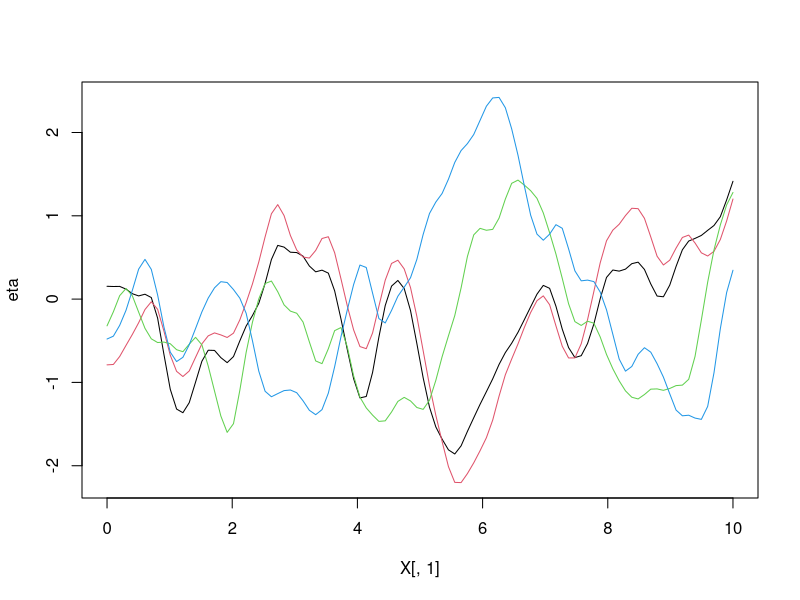
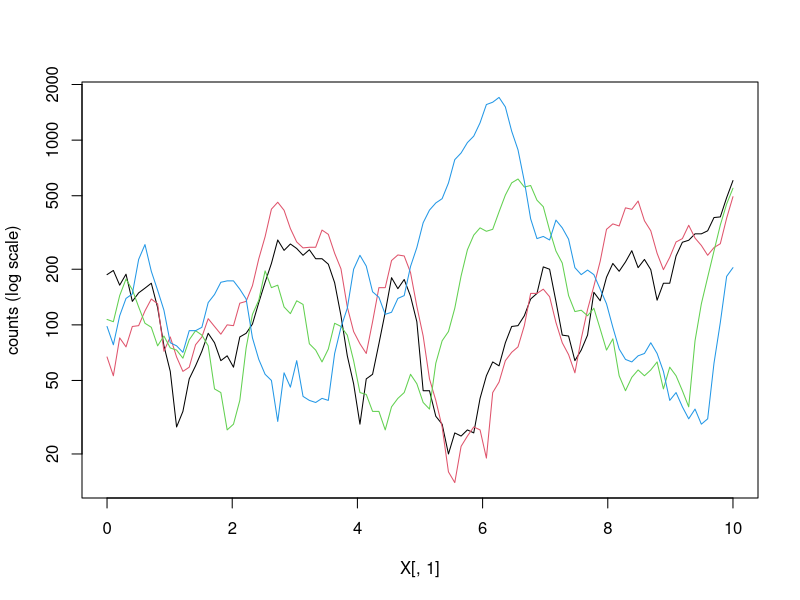
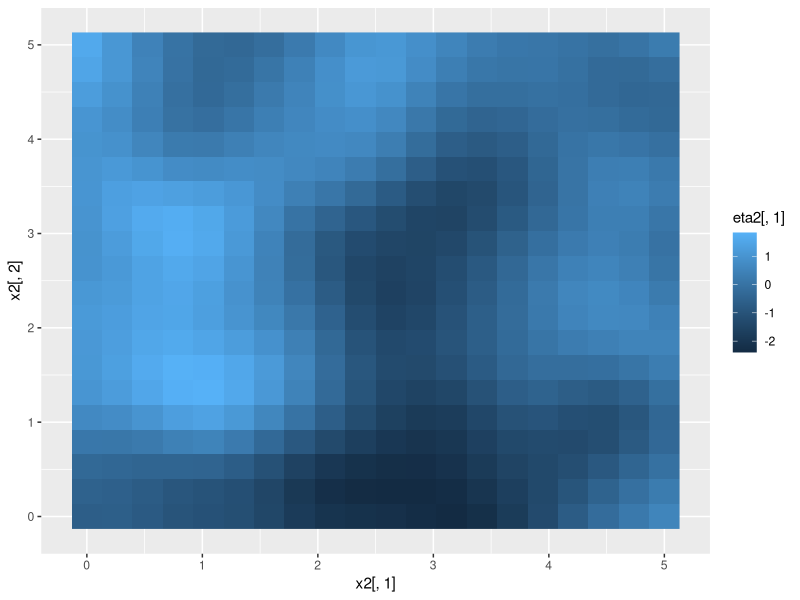
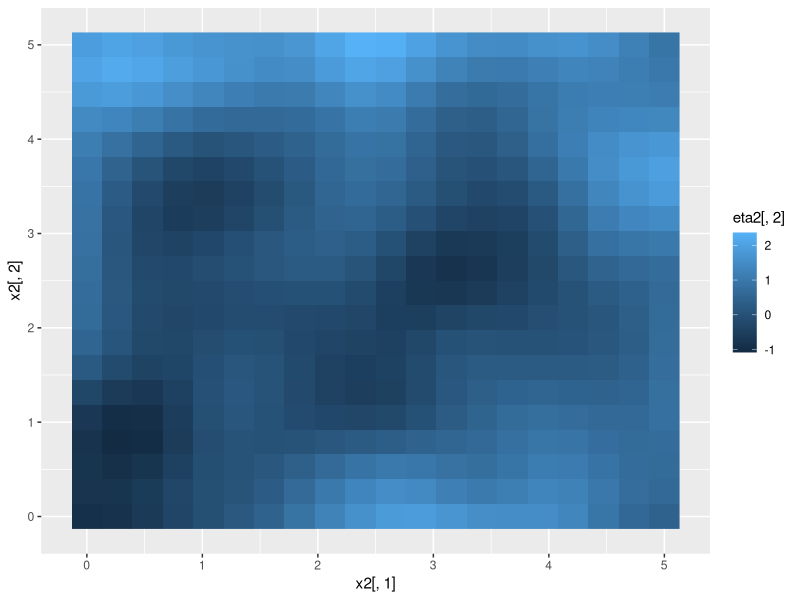
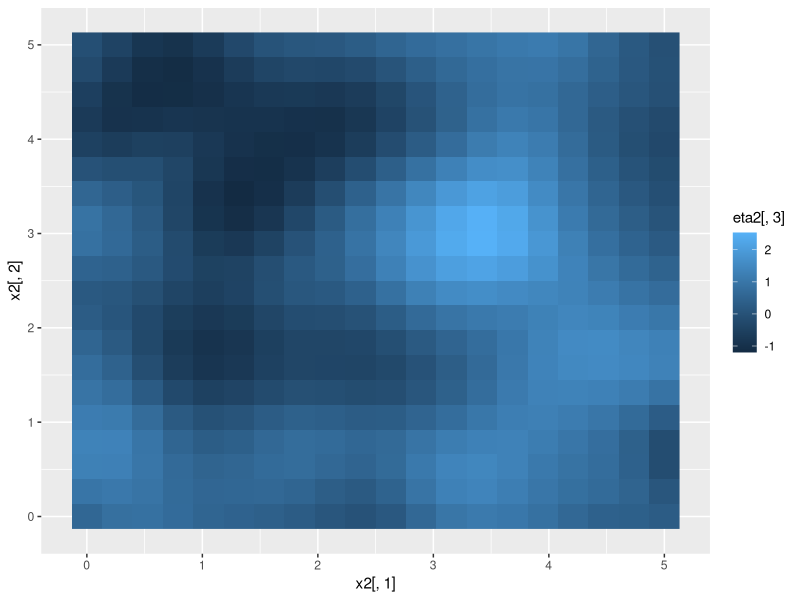

These figures' R source, in order:
## ---- chunk 1
set.seed(1)
library(assertthat)
library(MASS) # For multivariate normal
## ---- chunk 2
make_RQ_function = function(l, a){
  # Let's keep l and a the same for all dimensions for now.
  assert_that(length(l) == 1)
  assert_that(length(a) == 1)
  
  function(x){
    # From Rasmussen and Williams
    r = as.matrix(dist(x))
    (1 + r^2 / (2 * a * l^2))^-a
  }
}
## ---- chunk 3
kronecker_eta = function(species_covariance, kernel_function){
  function(x){
    K = kronecker(species_covariance, kernel_function(x))
    
    matrix(
      mvrnorm(1, mu = rep(0, nrow(K)), Sigma = K),
      ncol = ncol(species_covariance)
    )
  }
}
## ---- chunk 4
# Generate a multivariate abiotic environment (that happens to fall along a
# single dimension, for easier plotting)
X = seq(0, 10, length = 100) %*% matrix(c(1, 2, .1), nrow = 1)

# Generate a species covariance matrix that's mostly an identity matrix, but
# with species 1 and 2 (black and red) tightly correlated
n_spp = 4
species_covariance = diag(n_spp)
species_covariance[2, 1] = species_covariance[1, 2] = .9
species_covariance
## ---- chunk 5
# Function to turn environmental observations into eta values
f = kronecker_eta(species_covariance, make_RQ_function(l = 1, a = 1))

# Randomly generate eta values and plot them
eta = f(X)
matplot(X[ , 1], eta, type = "l", lty = 1)

# Simulate counts from the eta values
counts = matrix(rpois(nrow(X) * n_spp, exp(5 + eta)), ncol = n_spp)
matplot(X[ , 1], counts, type = "l", lty = 1, log = "y", ylab = "counts (log scale)")
## ---- chunk 6
x2 = expand.grid(seq(0, 5, length = 20), seq(0, 5, length = 20))
f2 = kronecker_eta(diag(3), make_RQ_function(l = 1, a = 1))

eta2 = f2(x2)

library(ggplot2)
qplot(x2[,1], x2[,2], fill = eta2[, 1]) + geom_raster()
qplot(x2[,1], x2[,2], fill = eta2[, 2]) + geom_raster()
qplot(x2[,1], x2[,2], fill = eta2[, 3]) + geom_raster()
